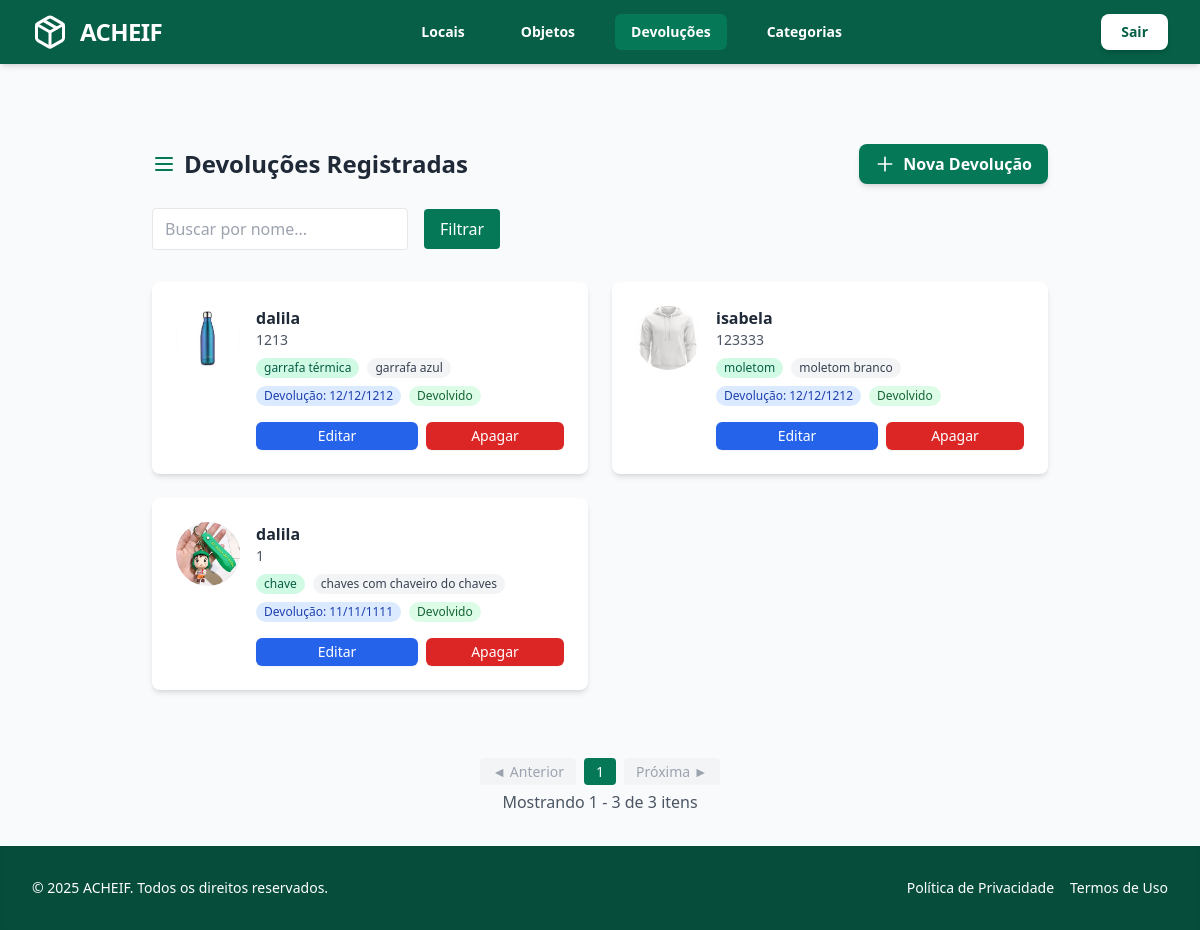
The app's page /devolucao/ with its own data.
### objetos/models.py (models this page shows, shortened)
class Devolucao(models.Model):
    objeto = models.OneToOneField( Objeto, on_delete=models.CASCADE, related_name="devolucao" )
    nome_resgate = models.CharField(max_length=100)
    cpf_resgate = models.CharField(max_length=14)
    data_devolucao = models.DateField()

class Objeto(models.Model):
    STATUS_CHOICES = [
        ('aguardando', 'Aguardando Devolução'),
        ('devolvido', 'Devolvido'),
    ]
    tipo = models.CharField(max_length=100)
    descricao = models.TextField()
    foto = models.ImageField(upload_to='objetos_fotos/', null=True, blank=True)  # novo campo
    data_achado = models.DateField()
    local_achado = models.CharField(max_length=100)
    categoria = models.ForeignKey(
        Categoria, on_delete=models.SET_NULL, null=True, blank=True, related_name="objetos"
    )
    status = models.CharField(max_length=20, choices=STATUS_CHOICES, default='aguardando')

### objetos/views.py (the view)
# urls.py: path('devolucao/', views.listar_devolucao, name='listar_devolucao'),
def listar_devolucao(request):
    devolucoes = Devolucao.objects.select_related('objeto').all().order_by('-data_devolucao')
    busca = request.GET.get('busca', '')
    status = request.GET.get('status', '')
    if busca:
        devolucoes = devolucoes.filter(nome_resgate__icontains=busca)
    if status:
        if status == 'pendente':
            devolucoes = devolucoes.filter(objeto__status='aguardando')
        elif status == 'devolvido':
            devolucoes = devolucoes.filter(objeto__status='devolvido')
    paginator = Paginator(devolucoes, 10)  # 9 por página
    page_number = request.GET.get('page')
    page_obj = paginator.get_page(page_number)
    return render(request, 'objetos/devolucao/listar_devolucao.html', {
        'devolucoes': page_obj,  # aqui devolucoes = page_obj
        'page_obj': page_obj,
        'busca': busca,
        'status': status,
    })

### objetos/templates/objetos/devolucao/listar_devolucao.html (shortened to what this page needs)
{% extends 'base.html' %}
{% load widget_tweaks %}
{% block active_devolucoes %}bg-emerald-700 text-white{% endblock %}
{% block content %}
<div class="max-w-7xl mx-auto px-4 sm:px-6 lg:px-8 py-12">
    <div class="flex justify-between items-center mb-6">
        <h1 class="text-2xl font-bold text-gray-800 flex items-center gap-2">
            <svg xmlns="http://www.w3.org/2000/svg" class="h-6 w-6 text-emerald-700" fill="none" viewBox="0 0 24 24" stroke="currentColor">
              <path stroke-linecap="round" stroke-linejoin="round" stroke-width="2" d="M4 6h16M4 12h16M4 18h16"/>
            </svg>
            Devoluções Registradas
        </h1>
        <a href="{% url 'objetos:criar_devolucao' %}"
           class="inline-flex items-center gap-2 bg-emerald-700 hover:bg-emerald-800 text-white px-4 py-2 rounded-lg shadow-md transition font-semibold">
           <svg xmlns="http://www.w3.org/2000/svg" class="h-5 w-5" fill="none" viewBox="0 0 24 24" stroke="currentColor">
             <path stroke-linecap="round" stroke-linejoin="round" stroke-width="2" d="M12 4v16m8-8H4"/>
           </svg>
           Nova Devolução
        </a>
    </div>
    <form method="GET" class="flex flex-wrap gap-4 mb-8 items-center">
        <input type="text" name="busca" placeholder="Buscar por nome..."
               value="{{ busca }}"
               class="border rounded px-3 py-2 w-64 focus:ring-2 focus:ring-emerald-500 focus:outline-none">
        <button type="submit"
            class="bg-emerald-700 text-white px-4 py-2 rounded hover:bg-emerald-800 transition">
            Filtrar
        </button>
    </form>
    <div class="grid grid-cols-1 md:grid-cols-2 gap-6">
        {% for dev in devolucoes %}
        <div class="bg-white rounded-lg shadow-md hover:shadow-lg transition p-6 flex gap-4">
            <div class="w-16 h-16 rounded-full overflow-hidden flex-shrink-0 bg-gray-100 flex items-center justify-center">
                {% if dev.objeto.foto %}
                    <img src="{{ dev.objeto.foto.url }}" alt="Foto de {{ dev.objeto.tipo }}" class="w-full h-full object-cover">
                {% else %}
                    <span class="text-gray-400 text-xs">Sem foto</span>
                {% endif %}
            </div>
            <div class="flex-1 flex flex-col justify-between">
                <div>
                    <h3 class="text-md font-semibold text-gray-800">{{ dev.nome_resgate }}</h3>
                    <p class="text-sm text-gray-600">{{ dev.cpf_resgate }}</p>
                    <div class="mt-2 flex flex-wrap gap-2 text-xs text-gray-700">
                        <span class="bg-emerald-100 text-emerald-800 px-2 py-0.5 rounded-full">{{ dev.objeto.tipo }}</span>
                        <span class="bg-gray-100 px-2 py-0.5 rounded-full">{{ dev.objeto.descricao|truncatechars:50 }}</span>
                        <span class="bg-blue-100 text-blue-800 px-2 py-0.5 rounded-full">Devolução: {{ dev.data_devolucao|date:"d/m/Y" }}</span>
                        {% if dev.objeto.status == 'devolvido' %}
                            <span class="bg-green-100 text-green-800 px-2 py-0.5 rounded-full">Devolvido</span>
                        {% else %}
                            <span class="bg-yellow-100 text-yellow-800 px-2 py-0.5 rounded-full">Pendente</span>
                        {% endif %}
                    </div>
                </div>
                <div class="mt-4 flex gap-2">
                    <a href="{% url 'objetos:editar_devolucao' dev.id %}"
                       class="flex-1 bg-blue-600 hover:bg-blue-700 text-white px-3 py-1 rounded-md shadow-sm text-sm transition text-center">
                        Editar
                    </a>
                    <form method="post" action="{% url 'objetos:apagar_devolucao' dev.id %}" class="flex-1">
                        <button type="submit"
                                class="w-full bg-red-600 hover:bg-red-700 text-white px-3 py-1 rounded-md shadow-sm text-sm transition"
                                onclick="return confirm('Tem certeza que deseja apagar esta devolução?');">
                            Apagar
                        </button>
                    </form>
                </div>
            </div>
        </div>
        {% empty %}
        <p class="col-span-full text-center text-gray-500 mt-10">Nenhuma devolução registrada.</p>
        {% endfor %}
    </div>
</div>
    {% include "includes/pagination.html" with page_obj=page_obj categoria_id=categoria_id local_achado=local_achado %}
{% endblock %}

### objetos/templates/objetos/static/style.css (style rules this page uses)
body { font-family: system-ui, -apple-system, BlinkMacSystemFont, "Segoe UI", Roboto, sans-serif; background-color: #f9fafb; }

### records on screen
Devolucao: objeto.foto (picture), nome_resgate "dalila", cpf_resgate "1213", objeto.tipo "garrafa térmica", objeto.descricao "garrafa azul", data_devolucao "12/12/1212", shows "Devolvido"
Devolucao: objeto.foto (picture), nome_resgate "isabela", cpf_resgate "123333", objeto.tipo "moletom", objeto.descricao "moletom branco", data_devolucao "12/12/1212", shows "Devolvido"
Devolucao: objeto.foto (picture), nome_resgate "dalila", cpf_resgate "1", objeto.tipo "chave", objeto.descricao "chaves com chaveiro do chaves", data_devolucao "11/11/1111", shows "Devolvido"

### other values on screen
{{ num }} "1"
{{ page_obj.start_index }} "1"
{{ page_obj.end_index }} "3"
{{ page_obj.paginator.count }} "3"
